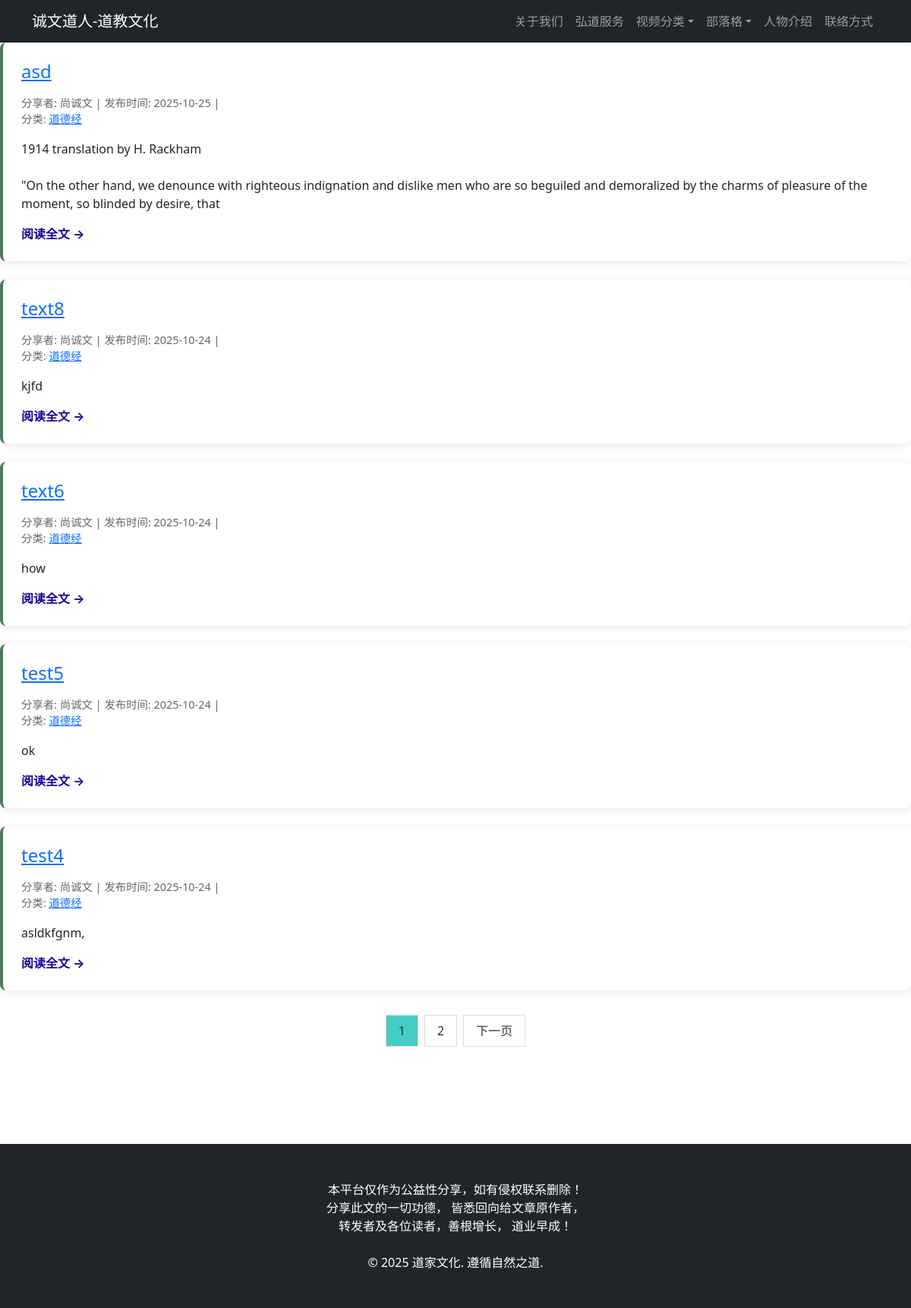
The app's page /blogs/ with its own data.
### Taoism_site/models.py (models this page shows, shortened)
class Post(models.Model):
	title = models.CharField(max_length=200)
	content = models.TextField()
	excerpt = models.TextField(max_length=300, blank=True)
	author = models.ForeignKey(User, on_delete=models.CASCADE)
	category = models.ForeignKey(Blog_Category, on_delete=models.CASCADE)
	created_at = models.DateTimeField(default=datetime.datetime.now)
	updated_at = models.DateTimeField(default=datetime.datetime.now)
	is_published = models.BooleanField(default=True)
	views = models.PositiveIntegerField(default=0)
	class Meta:
		ordering = ['-created_at']

class Blog_Category(models.Model):
	name = models.CharField(max_length=100)
	description = models.TextField(blank=True)
	created_at = models.DateTimeField(default=datetime.datetime.now)
	class Meta:
		verbose_name_plural = 'Blog_Categories'

### Taoism_site/views.py (the view)
# urls.py: path('blogs/', views.blogs, name='blogs'),
def blogs(request):
	post_list = Post.objects.filter(is_published=True)
	paginator = Paginator(post_list, 5)
	page_number = request.GET.get('page')
	page_obj = paginator.get_page(page_number)
	context = {
		'page_obj': page_obj,
		'blog_categories': Blog_Category.objects.all(),
		'tk_categories' :  TK_Category.objects.all(),
		'recent_posts': Post.objects.filter(is_published=True)[:5],
	}
	return render(request, 'blogs.html', context)

### Taoism_site/templates/blogs.html (shortened to what this page needs)
{% extends 'base.html' %}
{% load static %}
{% block content %}
<div class="posts">
    {% for post in page_obj %}
    <article class="post-card">
        <h2 class="post-title">
            <a href="{% url 'post_detail' post.pk %}">{{ post.title }}</a>
        </h2>
        <div class="post-meta">
            <span>分享者: {{ post.author.last_name }}{{post.author.first_name}}</span> |
            <span>发布时间: {{ post.created_at|date:"Y-m-d" }}</span> | <br/>
            <span>分类: <a href="{% url 'category_posts' post.category.name %}">{{ post.category.name }}</a></span>
        </div>
        <div class="post-excerpt">
            {% if post.excerpt %}
                {{ post.excerpt|safe }}
            {% else %}
                {{ post.content|striptags|truncatewords:50|safe }}
            {% endif %}
        </div>
        <a href="{% url 'post_detail' post.pk %}" class="read-more">阅读全文 →</a>
    </article>
    {% empty %}
    <div class="post-card">
        <p>暂无文章</p>
    </div>
    {% endfor %}
</div>
{% if page_obj.has_other_pages %}
<nav>
    <ul class="pagination">
        {% for num in page_obj.paginator.page_range %}
            {% if page_obj.number == num %}
            <li class="current"><span>{{ num }}</span></li>
            {% else %}
            <li><a href="?page={{ num }}">{{ num }}</a></li>
            {% endif %}
        {% endfor %}
        {% if page_obj.has_next %}
        <li><a href="?page={{ page_obj.next_page_number }}">下一页</a></li>
        {% endif %}
    </ul>
</nav>
{% endif %}
{% endblock %}

### records on screen
Post: title "asd", author.last_name "尚", author.first_name "诚文", created_at "2025-10-25", category.name "道德经", excerpt "1914 translation by H. Rackham \"On the other hand, we denounce with righteous indignation and dislike men who are so beguiled and demoralized by the charms of pleasure of the moment, so blinded by desire, that"
Post: title "text8", author.last_name "尚", author.first_name "诚文", created_at "2025-10-24", category.name "道德经", content "kjfd"
Post: title "text6", author.last_name "尚", author.first_name "诚文", created_at "2025-10-24", category.name "道德经", excerpt "how"
Post: title "test5", author.last_name "尚", author.first_name "诚文", created_at "2025-10-24", category.name "道德经", excerpt "ok"
Post: title "test4", author.last_name "尚", author.first_name "诚文", created_at "2025-10-24", category.name "道德经", excerpt "asldkfgnm,"

### other values on screen
{{ num }} "1"
{{ num }} "2"
